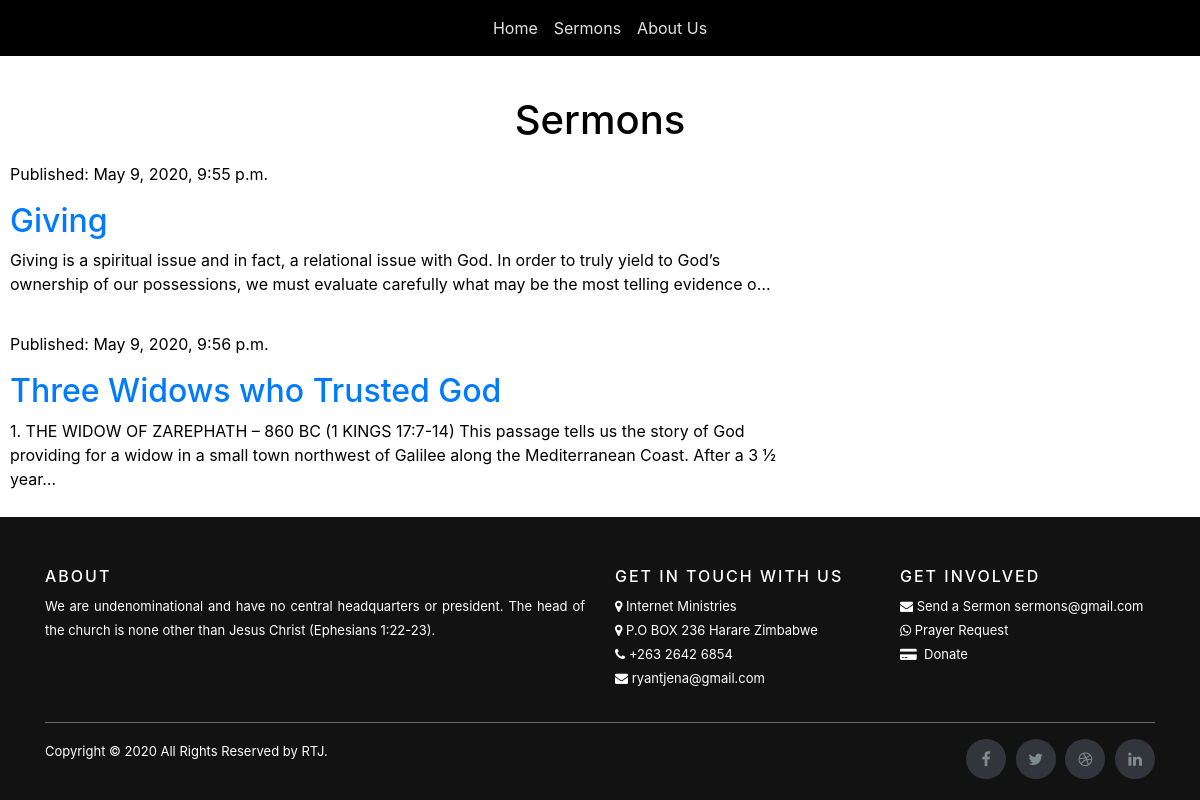
The page /sermon/ on the database as committed earlier.
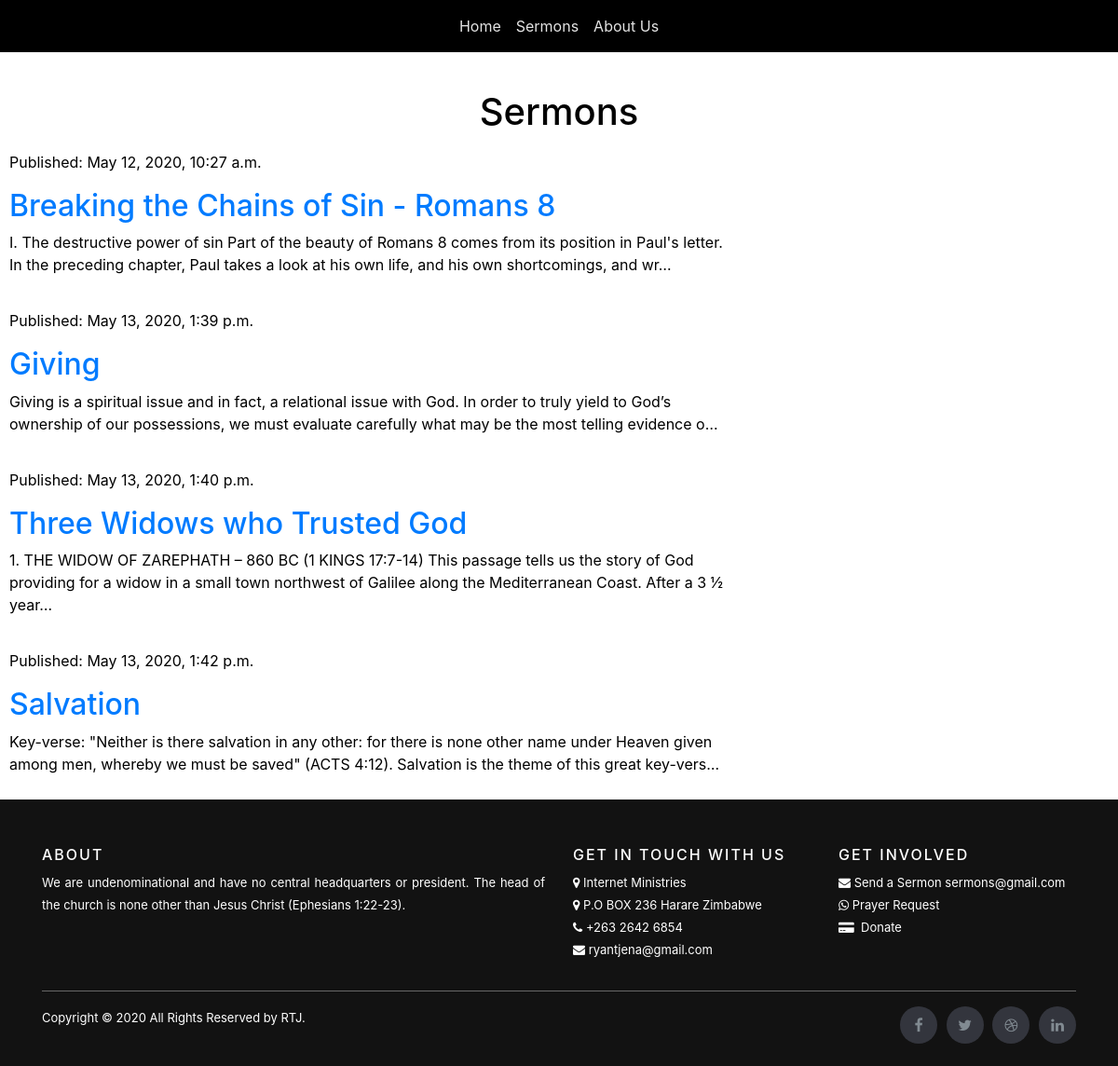
The same page on the database as committed later.
### blog/models.py (models this page shows, shortened)
class Post(models.Model):
    author = models.ForeignKey(settings.AUTH_USER_MODEL, on_delete=models.CASCADE)
    title = models.CharField(max_length=200)
    text = models.TextField()
    created_date = models.DateTimeField(default=timezone.now)
    published_date = models.DateTimeField(blank=True, null=True)

### blog/views.py (the view)
# urls.py: path('sermon/', views.post_list, name='post_list'),
def post_list(request):
    posts = Post.objects.filter(published_date__lte=timezone.now()).order_by('published_date')
    return render(request, 'blog/post_list.html', {'posts':posts})

### blog/templates/blog/post_list.html (shortened to what this page needs)
{% extends 'blog/base.html' %}
{% load static %}
{% block content %}
    {% for post in posts %}
        <div class="div1">
            <p>Published: {{ post.published_date }}</p>
            <h2><a href="{% url 'post_detail' pk=post.pk %}">{{ post.title }}</a></h2>
            <p>{{post.text|truncatechars:200}}
            </p>
        </div>
    {% endfor %}
{% endblock %}

### blog/templates/blog/base.html (shortened to what this page needs)
{% load static %}
<!DOCTYPE html>
<html>
<head>
    <link href="https://stackpath.bootstrapcdn.com/font-awesome/4.7.0/css/font-awesome.min.css" rel="stylesheet">
    <link rel="stylesheet" href="https://maxcdn.bootstrapcdn.com/bootstrap/4.0.0/css/bootstrap.min.css">
    <link rel="stylesheet" href="{% static 'bootstrap/css/bootstrap.min.css' %}">
    <link rel="stylesheet" href="{% static 'fonts/material-icons.css' %}">
    <link rel="stylesheet" href="{% static 'css/styles.css' %}">
</head>
<body id="bg" style="color: black;filter: blur(0px);background-repeat: no-repeat;background-color: rgb(255,255,255);">
    <nav class="navbar navbar-light navbar-expand-md" style="color: rgb(0,0,0);background-color: #000000;">
        <div class="container-fluid"><button data-toggle="collapse" class="navbar-toggler" data-target="#navcol-1"><span class="sr-only">Toggle navigation</span></button>
            <div class="collapse navbar-collapse d-lg-flex justify-content-lg-center"
                id="navcol-1" style="height: 40px;background-color: rgba(0,0,0,0.88);">
                <ul class="nav navbar-nav">
                    <li class="nav-item" role="presentation"><a class="nav-link active" style="color: rgba(255,255,255,0.89);" href="{% url 'home' %}">Home</a></li>
                    <li class="nav-item" role="presentation"><a class="nav-link active" style="color: rgba(255,255,255,0.89);" href="{% url 'post_list' %}">Sermons</a></li>
                    <li class="nav-item" role="presentation"><a class="nav-link" href="{% url 'about' %}" style="color: rgba(255,255,255,0.89);">About Us</a></li>
                </ul></div>
        </div>
    </nav>
    <h1 class="text-center" style="color: rgb(0,0,0);margin-top: 1em;">Sermons</h1>
    <div class="row">
            <div class="col-md-8">
                {% block content %}
                {% endblock %}
            </div>
    </div>
    </body>
  <footer class="site-footer">
    <div class="container">
      <div class="row">
        <div class="col-sm-12 col-md-6">
          <h6>About</h6>
          <p class="text-justify">We are undenominational and have no central headquarters or president. The head of the church is none other than Jesus Christ (Ephesians 1:22-23).</p>
        </div>
        <div class="col-xs-6 col-md-3">
          <h6>Get In Touch With Us</h6>
          <ul class="footer-links">
            <li><i class="fa fa-map-marker"></i>&nbsp;Internet Ministries</li>
            <li><i class="fa fa-map-marker"></i>&nbsp;P.O BOX 236 Harare Zimbabwe</li>
            <li><i class="fa fa-phone"></i>&nbsp;+263 2642 6854</li>
            <li><i class="fa fa-envelope"></i>&nbsp;ryantjena@gmail.com</li>
          </ul>
        </div>
        <div class="col-xs-6 col-md-3">
          <h6>Get Involved</h6>
          <ul class="footer-links">
            <li><i class="fa fa-envelope"></i>&nbsp;Send a Sermon sermons@gmail.com</li>
            <li><i class="fa fa-whatsapp" aria-hidden="true"></i>&nbsp;Prayer Request</li>
            <li><i class="fa fa-credit-card-alt" aria-hidden="true"></i>&nbsp; <a href="#">Donate</a></li>
          </ul>
        </div>
      </div>
      <hr>
    </div>
    <div class="container">
      <div class="row">
        <div class="col-md-8 col-sm-6 col-xs-12">
          <p class="copyright-text">Copyright &copy; 2020 All Rights Reserved by
       <a href="#">RTJ</a>.
          </p>
        </div>
        <div class="col-md-4 col-sm-6 col-xs-12">
          <ul class="social-icons">
            <li><a class="facebook" href="#"><i class="fa fa-facebook"></i></a></li>
            <li><a class="twitter" href="#"><i class="fa fa-twitter"></i></a></li>
            <li><a class="dribbble" href="#"><i class="fa fa-dribbble"></i></a></li>
            <li><a class="linkedin" href="#"><i class="fa fa-linkedin"></i></a></li>
          </ul>
        </div>
      </div>
    </div>
</footer>
</html>

### static/css/styles.css (style rules this page uses)
#bg { background-size: cover; background-position: center; background-attachment: fixed; }
nav { position: fixed; }
#navcol-1 { float: right; }
.div1 { padding: 10px; width: 100%; }
.site-footer { background-color:#000000ed; padding:45px 0 20px; font-size:small; line-height:24px; color:white; }
.site-footer hr { border-top-color:#bbb; opacity:0.5 }
.site-footer h6 { color:#fff; font-size:16px; text-transform:uppercase; margin-top:5px; letter-spacing:2px }
.site-footer a { color:white; }
.footer-links { padding-left:0; list-style:none }
.footer-links li { display:block }
.footer-links a { color:white; }
.site-footer .social-icons { text-align:right }
.site-footer .social-icons a { width:40px; height:40px; line-height:40px; margin-left:6px; margin-right:0; border-radius:100%; background-color:#33353d }
.copyright-text { margin:0 }
.social-icons { padding-left:0; margin-bottom:0; list-style:none }
.social-icons li { display:inline-block; margin-bottom:4px }
.social-icons a { background-color:#eceeef; color:#818a91; font-size:16px; display:inline-block; line-height:44px; width:44px; height:44px; text-align:center; margin-right:8px; border-radius:100%; -webkit-transition:all .2s linear; -o-transition:all .2s linear; transition:all .2s linear }

Rows that differ between the two databases and show on the page:
added Post: published_date "May 12, 2020, 10:27 a.m.", title "Breaking the Chains of Sin - Romans 8", text "I. The destructive power of sin Part of the beauty of Romans 8 comes from its position in Paul's letter. In the preceding chapter, Paul takes a look at his own life, and his own shortcomings, and wr…"
changed Post "Giving": published_date "May 9, 2020, 9:55 p.m." → "May 13, 2020, 1:39 p.m."
changed Post "Three Widows who Trusted God": published_date "May 9, 2020, 9:56 p.m." → "May 13, 2020, 1:40 p.m."
added Post: published_date "May 13, 2020, 1:42 p.m.", title "Salvation", text "Key-verse: \"Neither is there salvation in any other: for there is none other name under Heaven given among men, whereby we must be saved\" (ACTS 4:12). Salvation is the theme of this great key-vers…"
